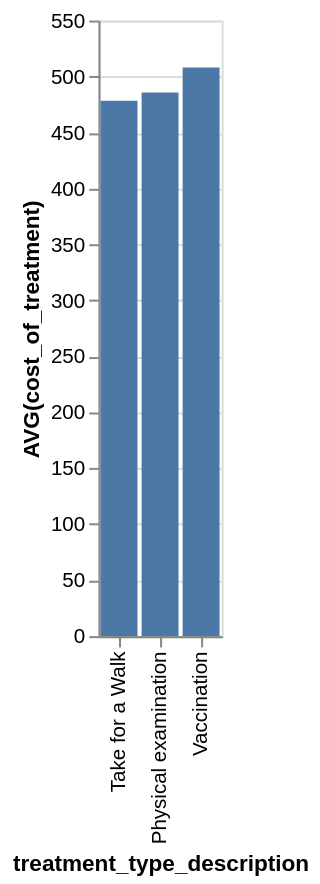

The Vega-Lite source for this figure:
### Vega-Lite specification from a JSON file in a GitHub repository (floating-point values rounded to 4 significant figures)
{"data": {"values": [{"x_data": "Take for a Walk", "y_data": 478.4}, {"x_data": "Physical examination", "y_data": 485.8}, {"x_data": "Vaccination", "y_data": 508}]}, "mark": "bar", "encoding": {"x": {"field": "x_data", "type": "nominal", "title": "treatment_type_description", "sort": {"op": "sum", "field": "y_data", "order": "ascending"}}, "y": {"field": "y_data", "type": "quantitative", "title": "AVG(cost_of_treatment)"}}}
